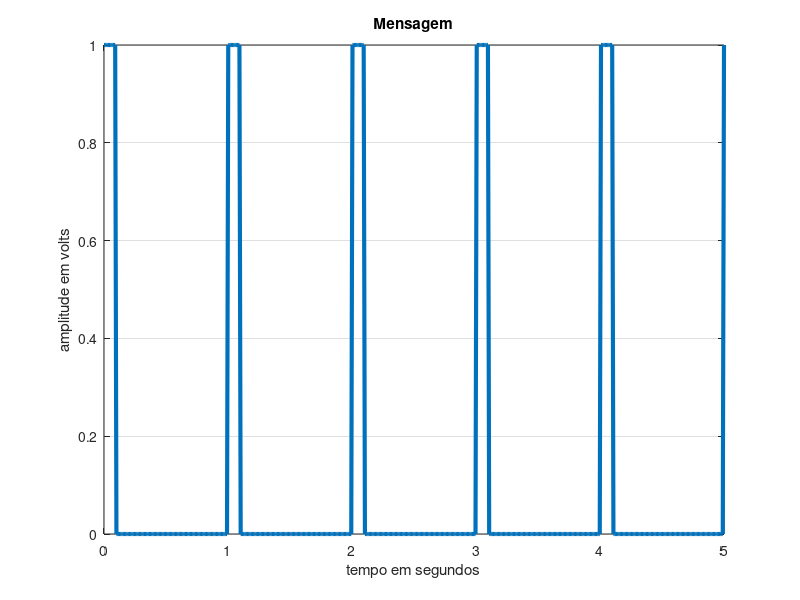
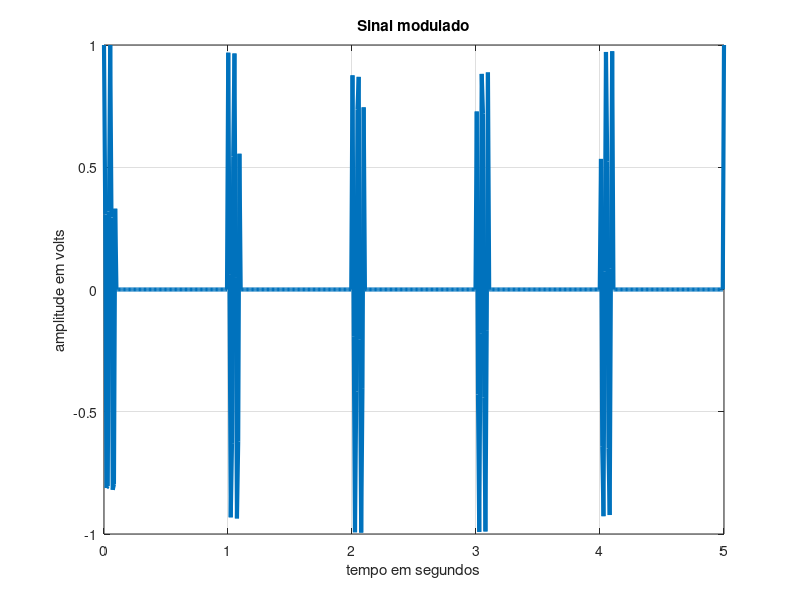
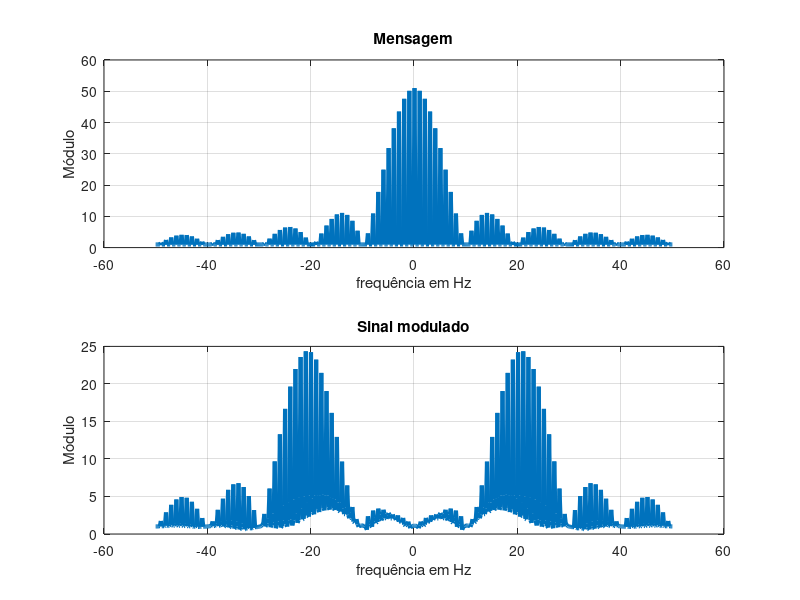
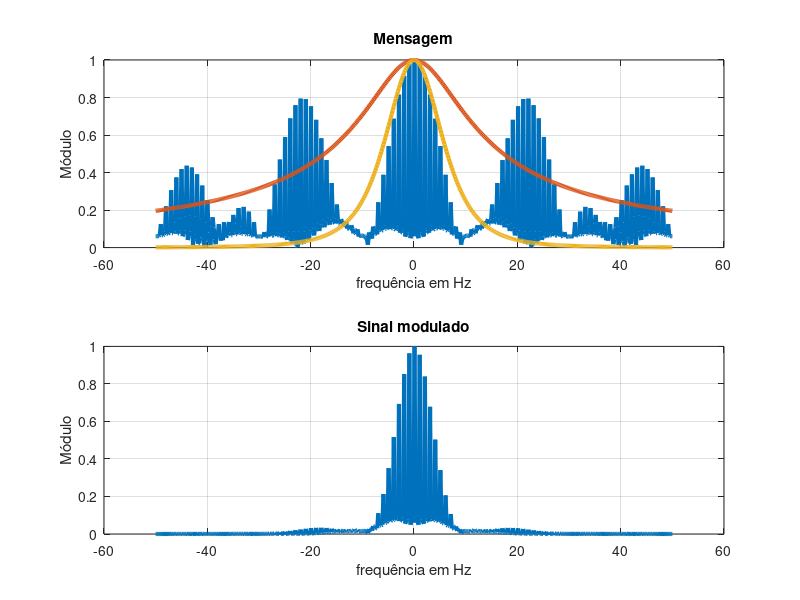

Recreate these plots in MATLAB, in order.
%%%%%%%%%%%%%%%%%%%%%%%%%%%%%%%%%%%%%%%%%%%%%%%%%%%%%%%%%%%%%%%%%%%%%% 0 - Análise de um MODEM digital%% %%  1 - Acerto da ordem do filtro para eliminar o ripple <--%%  2 - Acertar o sistema, modificando o filtro e a portadora para DC = 10% <--%%  3 - Inserir um segundo transmissor com portadora no dobro da frequência%%%%%%%%%%%%%%%%%%%%%%%%%%%%%%%%%%%%%%%%%%%%%%%%%%%%%%%%%%%%%%%%%%%%%% 1 - Preparação do código %% %% Boas práticas: limpeza de variáveis; variáveis globais%% Constantes; carregar bibliotecas;...%%%%% Limpezaclc;          % limpa visual da tela de comandosclose all;    % limpa as figurasclear all;    % limpa as variáveis%%% Pacotes que serão utilizadospkg load signalpkg load control%%%%%%%%%%%%%%%%%%%%%%%%%%%%%%%%%%%%%%%%%%%%%%%%%%%%%%%%%%%%%%%%%%%%%% 2 - Mensagem%% %%  mensagem digital - binária, p. exemplo%%% Mensagem regular - onda quadrada##If DUTY is specified, it is the percentage of time the square wave##     is "on".  The square wave is +1 for that portion of the time.####                       on time * 100##        duty cycle = ------------------##                     on time + off timetempo    = linspace(0,5,500);            % vetor tempo para 5 períodosDC       = 10;                           % duty de 50%mensagem = (square(2*pi*tempo,DC)+1)/2;  % criação da mensagem%%% Visualizaçãofigure(1)plot(tempo,mensagem,"linewidth", 3);xlabel('tempo em segundos');ylabel('amplitude em volts');title('Mensagem');grid;%%%%%%%%%%%%%%%%%%%%%%%%%%%%%%%%%%%%%%%%%%%%%%%%%%%%%%%%%%%%%%%%%%%%%% 3 - Sinal modulado%% %%  mensagem digital - binária, p. exemplow          = 2*pi*20;               % frequência da portadoraportadora  = cos(w*tempo);          % poratora%%%%% sinal moduladoAMDigital  = mensagem.*portadora;   % sinal moduladoAM %%% Visualizaçãofigure(2)plot(tempo,AMDigital,"linewidth", 3);xlabel('tempo em segundos');ylabel('amplitude em volts');title('Sinal modulado');grid;%%%%%%%%%%%%%%%%%%%%%%%%%%%%%%%%%%%%%%%%%%%%%%%%%%%%%%%%%%%%%%%%%%%%%% 4 - Análise em frequência%% %%  Teorema da amostragem - fs > 2 * fmax ou seja, fmax < fs/2%%% parâmetrosNp    = length(mensagem);       % número de pontosTs    = 1/100;                  % períodofs    = 1/Ts;                   % frequência - Np/max(tempo)%%% mensagem no domínio da frequênciaM_w   = fft(mensagem); %%% sinal modulado no domínio da frequênciaAM_w  = fft(AMDigital);%%% Eixo frequênciafreq  = linspace(-fs/2,fs/2,Np);%%% Visualizaçãofigure(3)subplot(2,1,1)plot(freq,abs(fftshift(M_w)),"linewidth", 3);xlabel('frequência em Hz');ylabel('Módulo');title('Mensagem');grid;subplot(2,1,2)plot(freq,abs(fftshift(AM_w)),"linewidth", 3);xlabel('frequência em Hz');ylabel('Módulo');title('Sinal modulado');grid;%%%%%%%%%%%%%%%%%%%%%%%%%%%%%%%%%%%%%%%%%%%%%%%%%%%%%%%%%%%%%%%%%%%%%% 5 - Demodulação%% %%  sem filtragemdiodo            = AMDigital > 0;       % implementa um diodo idealSinalRetificado  = AMDigital.*diodo;    % sinal retificado%%% implementação do filtroFPB = @(w,wc)     1./((j*w/wc) + 1);w   = 2*pi*freq;                        % frequênciafc  = 10;                                % frequência de corte em Hzwc  = fc*2*pi;                          % frequência de corteSR_w  = fft(SinalRetificado);           % Fourier - frequência% Sinal filtradoSF_w  = fftshift(SR_w).*FPB(w,wc).*FPB(w,wc).*FPB(w,wc).*FPB(w,wc);               SinalFiltrado = ifft(fftshift(SF_w));             % sinal filtrado no tempo%%% Visualizaçãofigure(4)subplot(2,1,1)plot(freq,abs(fftshift(SR_w))/max(abs((SR_w))),"linewidth", 3);xlabel('frequência em Hz');ylabel('Módulo');title('Mensagem');grid; hold;plot(freq, abs(FPB(w,wc)),"linewidth", 3);plot(freq, abs(FPB(w,wc).*FPB(w,wc).*FPB(w,wc).*FPB(w,wc)),"linewidth", 3);subplot(2,1,2)plot(freq,abs((SF_w))/max(abs((SF_w))),"linewidth", 3);xlabel('frequência em Hz');ylabel('Módulo');title('Sinal modulado');grid;%%% Visualizaçãofigure(5)subplot(2,1,1)plot(tempo,SinalRetificado,"linewidth", 3);xlabel('ttempo em segundos');ylabel('Módulo');title('Retificado');grid;subplot(2,1,2)plot(tempo, SinalFiltrado,"linewidth", 3);xlabel('tempo em segundos');ylabel('Módulo');title('Mensagem recuperada');grid; hold;plot(tempo, mensagem,"linewidth", 3);